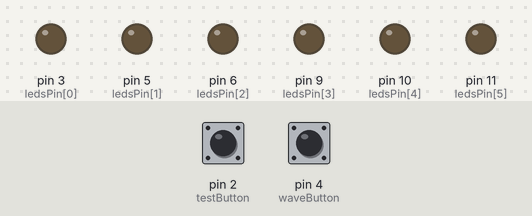
The sketch below on a simulated Arduino Uno, built with avr-gcc and run on an emulated ATmega328P. Parts: output pins drawn as LEDs (lit = HIGH). Dashed ring = blinking. The test bench sets the inputs (shaded band); at power-on: pin 4 (waveButton) LOW, pin 2 (testButton) LOW.

Above: at 1.2 s.
1.3 s: pin 4 (waveButton) pulled HIGH for 0.15 s
At 3.9 s:
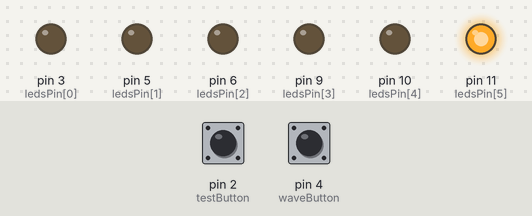
4.3 s: pin 2 (testButton) pulled HIGH for 3.2 s
At 6.9 s:
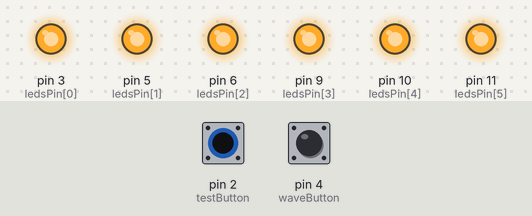
9.0 s: pin 4 (waveButton) pulled HIGH for 1 s
At 10.8 s:
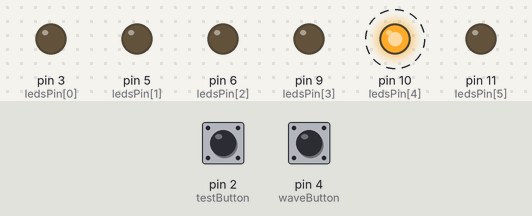
12.5 s: pin 4 (waveButton) pulled HIGH for 3.2 s
At 17.2 s:
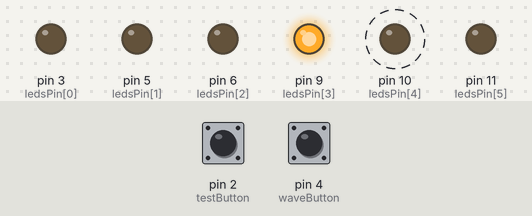
Timing chart, 0 to 19.7 s (numbered marks = the images above; inputs shaded):
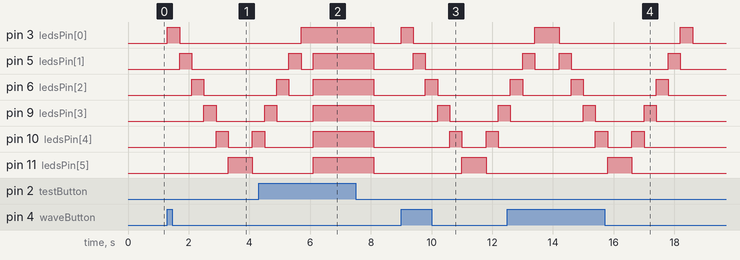

Measured:
- after the input at 1.3 s, pin 3 (ledsPin[0]): LOW → HIGH at once, → LOW 0.40 s later; pin 5 (ledsPin[1]): LOW → HIGH after 0.40 s, → LOW 0.40 s later
- after the input at 4.3 s, pin 11 (ledsPin[5]): LOW → HIGH after 1.8 s, → LOW 2.0 s later
- after the input at 9.0 s, pin 3 (ledsPin[0]): LOW → HIGH at once, → LOW 0.40 s later; pin 5 (ledsPin[1]): LOW → HIGH after 0.40 s, → LOW 0.40 s later
- after the input at 12.5 s, pin 10 (ledsPin[4]): alternates HIGH for 0.40 s and LOW for 0.80 s, 4 changes in all, then stays LOW, starting after 2.9 s; pin 11 (ledsPin[5]): LOW → HIGH after 3.3 s, → LOW 0.80 s later

The sketch:

Step-1A.ino
```cpp
 /*
   Udemy Course - Crazy about Arduino - Level 1 - Your Starting Point
   Step-1A - LEDs Test and Animation Wave

   Created by Idan Gabrieli
*/
// ******************************************
// Global variables Declaration - Mapping physical sensors connections to Arduino digital PINs
const int testButton=2;
const int waveButton=4;

// Mapping all LEDs physical connections to Arduino digital PINs
const int ledsPin[]={3,5,6,9,10,11};
// ******************************************
void setup()
{
    pinMode (testButton, INPUT); // set test button as input
    pinMode (waveButton, INPUT); // set wave animation button as input
    for (int i=0; i<6; i++)        // set all LEDs to output
      pinMode(ledsPin[i], OUTPUT);
}
// ******************************************
void loop()
{
  checkTestButton();
  checkWaveButton();
}
// ******************************************
// checking if the test button was pressed and turn ON all LEDs for 1 sec
void checkTestButton()
{
  if (digitalRead(testButton) == HIGH) // button is pressed
    {
      for (int i=0; i<6; i++)
          digitalWrite(ledsPin[i], HIGH);   // turn ON
      delay(1000);
    }
  for (int i=0; i<6; i++)
      digitalWrite(ledsPin[i], LOW);        // turn OFF
}
// ******************************************
// checking if the wave button was pressed and run animation wave on LEDs
void checkWaveButton()
{
  if(digitalRead(waveButton) == HIGH)// button is pressed
  {
    for(int i=0; i<6; i++)
    {
     digitalWrite(ledsPin[i], HIGH);
     delay(400);
     digitalWrite(ledsPin[i], LOW);
    }
    for(int i=5; i>=0; i--)
    {
     digitalWrite(ledsPin[i], HIGH);
     delay(400);
     digitalWrite(ledsPin[i], LOW);
    }
  }
}
// ******************************************
// END OF PROGRAM
```
